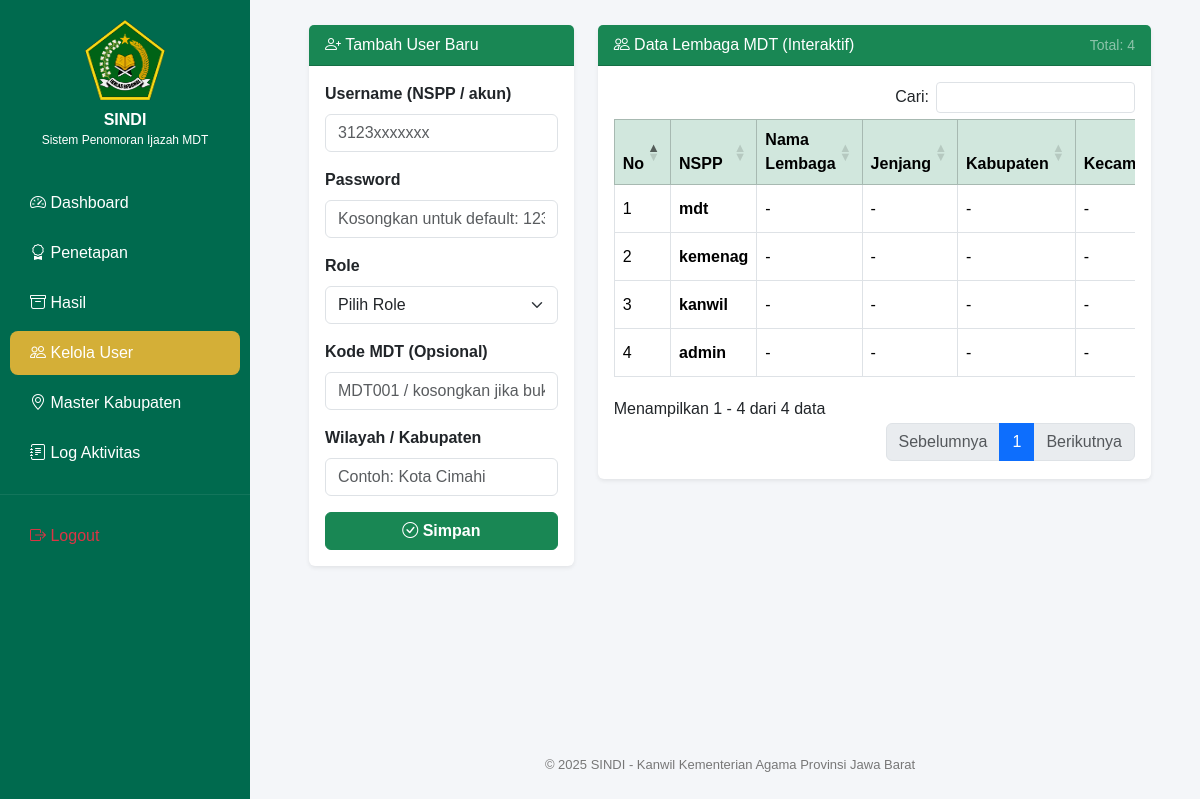
Page /admin/users (signed in) on the committed database.
### tables this page shows
CREATE TABLE users (
    id INTEGER PRIMARY KEY AUTOINCREMENT,
    username TEXT NOT NULL UNIQUE,
    password TEXT NOT NULL,
    role TEXT NOT NULL,
    kode_mdt TEXT,
    wilayah TEXT,
    created_at TEXT DEFAULT CURRENT_TIMESTAMP
);

### app_gateway.py (the view, shortened to what this page needs)
@app.route("/admin/users", methods=["GET", "POST"])
@require_role(["kanwil", "admin"])
def admin_users():
    import math
    page = int(request.args.get("page", 1))
    per_page = 50  # tampilkan 50 user per halaman
    offset = (page - 1) * per_page
    conn = sqlite3.connect(DB_NAME)
    c = conn.cursor()
    c.execute("SELECT COUNT(*) FROM users")
    total = c.fetchone()[0]
    c.execute("""
        SELECT id, username, password, role, kode_mdt, wilayah
        FROM users
        ORDER BY id DESC
        LIMIT ? OFFSET ?
    """, (per_page, offset))
    users = c.fetchall()
    conn.close()
    total_pages = math.ceil(total / per_page)
    return render_template(
        "users.html",
        users=users,
        user=current_user(),
        page=page,
        total_pages=total_pages,
        total=total
    )

### services/auth_service.py (called while the page is built)
def current_user():
    return session.get("user")

def require_role(roles):
    if isinstance(roles, str):
        roles = [roles]
    def decorator(fn):
        @wraps(fn)
        def wrapper(*args, **kwargs):
            user = current_user()
            if not user:
                flash("⚠️ Anda harus login terlebih dahulu.", "warning")
                return redirect(url_for("login"))
            if user["role"] not in roles:
                flash("⛔ Akses ditolak: Anda tidak memiliki izin untuk halaman ini.", "danger")
                return redirect(url_for("dashboard"))
            return fn(*args, **kwargs)
        return wrapper
    return decorator

### templates/users.html (shortened to what this page needs)
{% extends 'base.html' %}
{% block content %}
<div class="container-fluid px-4">
  <div class="row g-4">
    <div class="col-lg-4">
      <div class="card shadow-sm border-0 h-100">
        <div class="card-header bg-success text-white">
          <i class="bi bi-person-plus"></i> Tambah User Baru
        </div>
        <div class="card-body">
          <form method="POST">
            <div class="mb-3">
              <label class="form-label fw-semibold">Username (NSPP / akun)</label>
              <input type="text" name="username" class="form-control" required placeholder="3123xxxxxxx">
            </div>
            <div class="mb-3">
              <label class="form-label fw-semibold">Password</label>
              <input type="password" name="password" class="form-control" placeholder="Kosongkan untuk default: 123">
            </div>
            <div class="mb-3">
              <label class="form-label fw-semibold">Role</label>
              <select name="role" class="form-select" required>
                <option value="">Pilih Role</option>
              </select>
            </div>
            <div class="mb-3">
              <label class="form-label fw-semibold">Kode MDT (Opsional)</label>
              <input type="text" name="kode_mdt" class="form-control" placeholder="MDT001 / kosongkan jika bukan MDT">
            </div>
            <div class="mb-3">
              <label class="form-label fw-semibold">Wilayah / Kabupaten</label>
              <input type="text" name="wilayah" class="form-control" placeholder="Contoh: Kota Cimahi">
            </div>
            <div class="d-grid">
              <button type="submit" class="btn btn-success fw-semibold">
                <i class="bi bi-check-circle"></i> Simpan
              </button>
            </div>
          </form>
        </div>
      </div>
    </div>
    <div class="col-lg-8">
      <div class="card shadow-sm border-0">
        <div class="card-header bg-success text-white d-flex justify-content-between align-items-center">
          <span><i class="bi bi-people"></i> Data Lembaga MDT (Interaktif)</span>
          <span class="small text-white-50">Total: {{ users|length }}</span>
        </div>
        <div class="card-body">
          <div class="table-responsive">
            <table id="userTable" class="table table-hover align-middle table-bordered">
              <thead class="table-success text-center">
                <tr>
                  <th>No</th>
                  <th>NSPP</th>
                  <th>Nama Lembaga</th>
                  <th>Jenjang</th>
                  <th>Kabupaten</th>
                  <th>Kecamatan</th>
                </tr>
              </thead>
              <tbody>
                {% for u in users %}
                <tr>
                  <td>{{ loop.index }}</td>
                  <td class="fw-bold">{{ u[1] }}</td>
                  <td>{{ u[8] or '-' }}</td>
                  <td>{{ u[10] or '-' }}</td>
                  <td>{{ u[12] or '-' }}</td>
                  <td>{{ u[13] or '-' }}</td>
                </tr>
                {% endfor %}
              </tbody>
            </table>
          </div>
        </div>
      </div>
    </div>
  </div>
</div>
<link rel="stylesheet" href="https://cdn.datatables.net/1.13.5/css/dataTables.bootstrap5.min.css">
<link rel="stylesheet" href="https://cdn.datatables.net/buttons/2.4.1/css/buttons.bootstrap5.min.css">
{% endblock %}

### templates/base.html (style rules this page uses)
body { font-family: 'Poppins', sans-serif; background-color: #f4f6f9; opacity: 0; transition: opacity 0.5s ease-in-out; }
body.loaded { opacity: 1; }
.card { opacity: 0; transform: translateY(20px); transition: all 0.6s ease-in-out; }
.card.appear { opacity: 1; transform: translateY(0); }

### rows in the picture
users: username "mdt", u "-"
users: username "kemenag", u "-"
users: username "kanwil", u "-"
users: username "admin", u "-"

### other values in the picture
{{ users|length }} "4"
